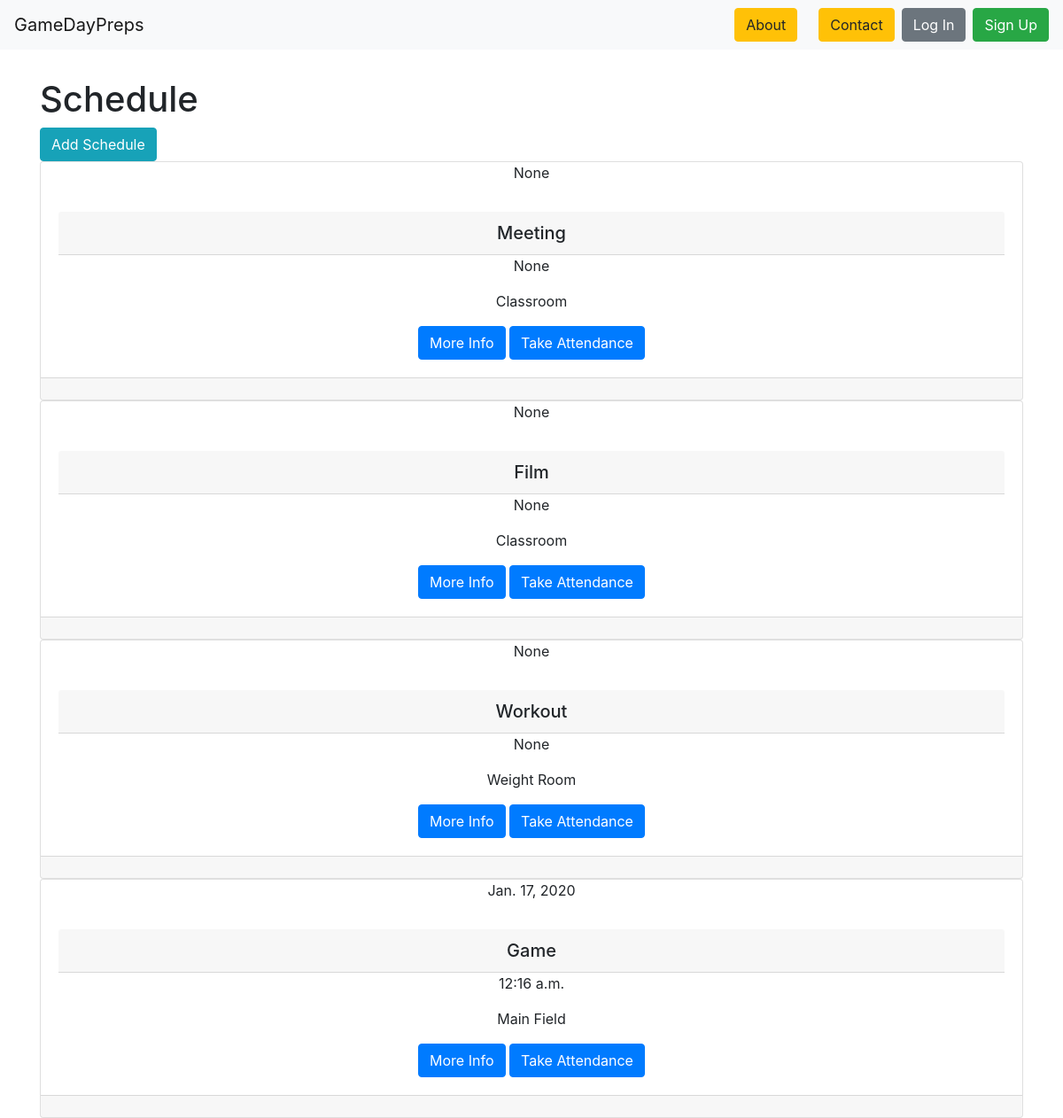
Screenshot of /events/ with the database file from the repository.
### events/models.py (models this page shows, shortened)
class Event(models.Model):
    event_type = models.CharField(max_length=50, choices=event_types, blank=True)
    date = models.DateField(null=True)
    time = models.TimeField(null=True)
    members = models.ManyToManyField(
        'roster.Player',
        through='roster.Attendance',
        through_fields=('event', 'player'),
    )
    location = models.CharField(max_length=150)
    description = models.TextField(null=True)

### events/views.py (the view)
# urls.py: path('', EventListView.as_view(), name='event-list-page'),
class EventListView(ListView):
    model = Event
    def get(self, request):
        events = self.get_queryset()
        return render(request, 'events_list.html', {
          'events': events
        })

### events/templates/events_list.html
{% extends 'base.html' %}
{% block content %}
<h1>Schedule</h1>
<a class="btn btn-info" href="{% url 'event-create-page' %}" role="button">Add Schedule</a>
{% for event in events %}
<div class="card text-center">
    <div class="card-title">
      {{ event.date }}
    </div>
    <div class="card-body">
      <h5 class="card-header">{{ event.event_type }}</h5>
      <p class="card-text">{{ event.time }}</p>
      <p class="card-text">{{ event.location }}</p>
      <a href="{% url 'event-detail-page' event.id %}" class="btn btn-primary">More Info</a>
      <a href="{% url 'attendance-create-page' %}" class="btn btn-primary">Take Attendance</a>
    </div>
    <div class="card-footer text-muted">
    </div>
  </div>
  {% endfor %}
{% endblock %}

### rows the page displays
Event: date "None", event_type "Meeting", time "None", location "Classroom"
Event: date "None", event_type "Film", time "None", location "Classroom"
Event: date "None", event_type "Workout", time "None", location "Weight Room"
Event: date "Jan. 17, 2020", event_type "Game", time "12:16 a.m.", location "Main Field"
